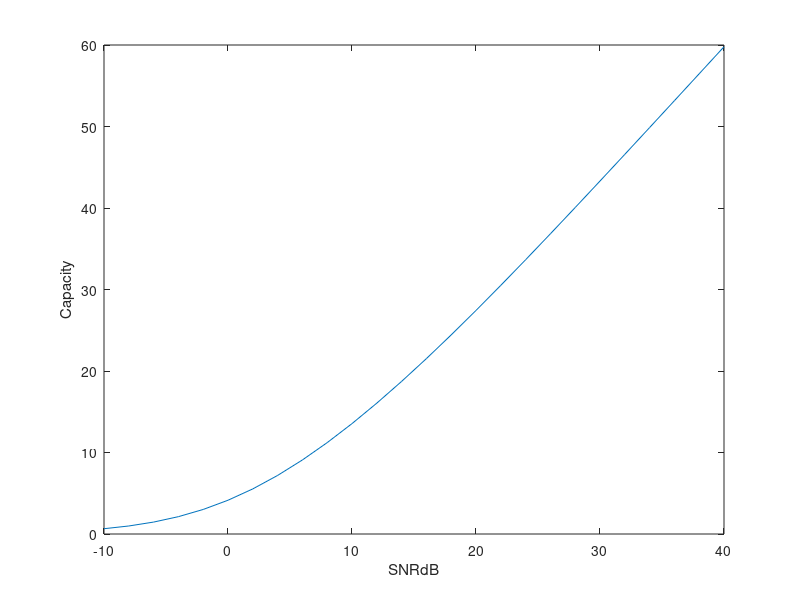

MATLAB code to generate this figure:
%% Plot the ergodic capacity of the multiple-input multiple-output (MIMO) channel. 

NT = 5; % Number of transmit antennas
NR = 5; % Number of receive antennas
N = 1000; % Number of iterations
SNR_dB = -10:2:40; % SNR in dB scale
SNR_linear = 10.^(SNR_dB/10);
% Create a variable to store Capacity
C = zeros(length(SNR_linear),N);
% Calculate capacity for each iteration and each SNR

% h = zeros(NR,NT,N);
for j =1:N
h(:,:,j) = 1/sqrt(2) .* (randn(NR,NT) + 1i*randn(NR,NT));
end

for i=1:length(SNR_dB)
    for j=1:N
    C(i,j) = log2(det(eye(NR) + (SNR_linear(i)/NT).*(h(:,:,j)*h(:,:,j)')) );
    end
end


CE = sum(real(C),2)./N;
%Plot capacity vs SNR
plot(SNR_dB,CE); hold on;
xlabel('SNRdB');
ylabel('Capacity');
